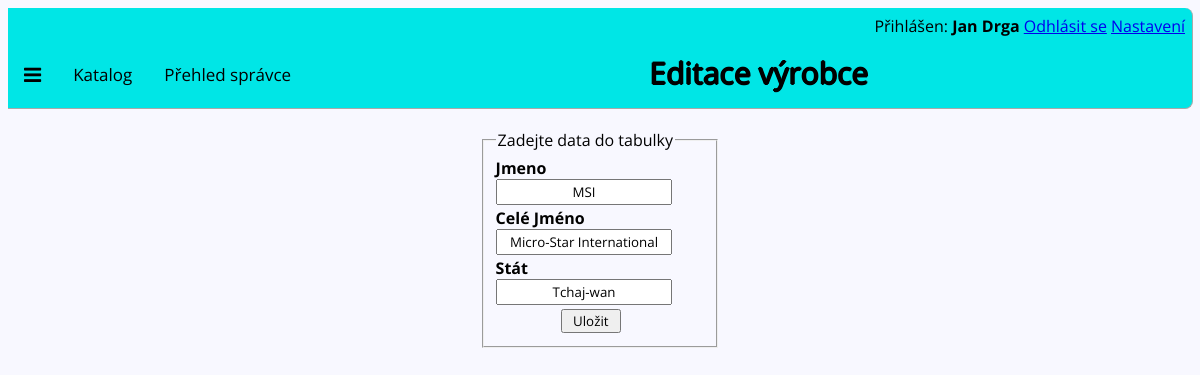
Screenshot of /Vyrobce.php?editovatVyrobce=2 (signed in) with the database file from the repository.
### tables this page shows
CREATE TABLE `vyrobce` (
  `ID_VY` int(11) NOT NULL,
  `jmeno` varchar(20) NOT NULL,
  `cele_jmeno` varchar(60) NOT NULL,
  `stat` varchar(20) NOT NULL
);

### Vyrobce.php (the view, shortened to what this page needs)
<?php
include_once 'connect.php';
?>
<?php
if (isset($_SESSION["uzivatel"]))
{
if (isset($_GET["editovatVyrobce"]))
{
  $sqlvyr ="
    SELECT *
    FROM vyrobce
    WHERE ID_VY = {$_GET["editovatVyrobce"]}
    ORDER BY jmeno
  ";
  $editovatVYR = $conn->query($sqlvyr);
  $vyr = $editovatVYR->fetch_assoc();
}
else
  $vyr = array("ID_VY" => "","jmeno" => "","cele_jmeno" => "" ,"stat" => ""  );
}
else
$hlaska = "Pro správu vyrobce se přihlašte";
?>
<!DOCTYPE html>
<html >
<head>
    <link rel="stylesheet" href="https://cdnjs.cloudflare.com/ajax/libs/font-awesome/4.7.0/css/font-awesome.min.css">
</head>
<link rel="stylesheet" href="css/panel.css">
<link rel="stylesheet" href="css/vyrobce.css">
<body>
<?php
  include 'panelPrihlaseni.php';
?>
<div class="topnav">
<i class="fa fa-bars" ></i>
<a href="index.php">Katalog</a>
   <?php
  if (isset($_SESSION["uzivatel"])) {
?>
<a href="prehledspravce.php"class="prehled">Přehled správce</a>
  <?php }?>
<a class="vyrobce" >Editace výrobce</a>
</div>
<?php
  if (isset($_SESSION["uzivatel"])) {
?>
<fieldset>
<legend>Zadejte data do tabulky</legend>
<form method='post'>
<div>
<label>Jmeno</label>
<input type="text" name="jmeno" value="<?= $vyr["jmeno"]?>" placeholder="vyrobce"required>
<label>Celé Jméno</label>
<input type="text" name="cele_jmeno" value="<?= $vyr["cele_jmeno"]?>" placeholder="celé jméno">
<label>Stát</label>
<input type="text" name="stat" value="<?= $vyr["stat"]?>" placeholder="stát">
</div>
<div>
<input type="submit" name="pridatVyrobce" value="Uložit">
</div>
</form>
<?php }
?>
</body>
</html>

### css/panel.css (style rules this page uses)
.topnav { overflow: hidden; background-color: #e9e9e9; margin-bottom: 20px; top: 0; width: 100%; height: 70px; border-right: 1px solid #A9A9A9; border-bottom: 1px solid #A9A9A9; border-bottom-right-radius: 8px; border-top-right-radius: 8px; background-color: #00e6e6; padding-top: 30px; }

### css/vyrobce.css (style rules this page uses)
body { background-color: #F8F8FF; font-family: 'Open Sans'; }
div { text-align: left; }
input[type=text] { padding-left: 5%; padding-right: 5%; padding-top: 1%; padding-bottom: 1%; margin-right: 20%; margin-bottom: 1%; text-align: center; font-family: 'Open Sans'; }
label { display: inline-block; font-weight: bold; text-align: right; padding-right: 20%; font-family: 'Open Sans'; }
input[type=text]::placeholder { text-align: center; }
input[type=submit] { padding-left: 5%; padding-right: 5%; padding-top: 0.5%; padding-bottom: 0.5%; margin-left: 65px; margin-top: 1%; margin-bottom: 1%; font-family: 'Open Sans'; }
.topnav i[class="fa fa-bars"] { float: left; display: block; color: black; margin-top: 2px; text-align: center; padding: 25px 16px; font-size:20px; }
.topnav a.vyrobce { margin-left: 27%; color: black; padding: 14px 50px; font-size: 30px; text-shadow: -1px 0 black, 0 1px black, 1px 0 black, 0 -1px black; }
.topnav a { float: left; display: block; color: black; text-align: center; padding: 25px 16px; text-decoration: none; font-size: 17px; }
.topnav a.prehled { margin-right: -27px; }
fieldset { margin-left: 40%; margin-right: 40%; }

### rows the page displays
vyrobce: jmeno "MSI", cele_jmeno "Micro-Star International", stat "Tchaj-wan"

### other values shown
$_SESSION["uzivatel"]["jmeno"] "Jan"
$_SESSION["uzivatel"]["prijmeni"] "Drga"
